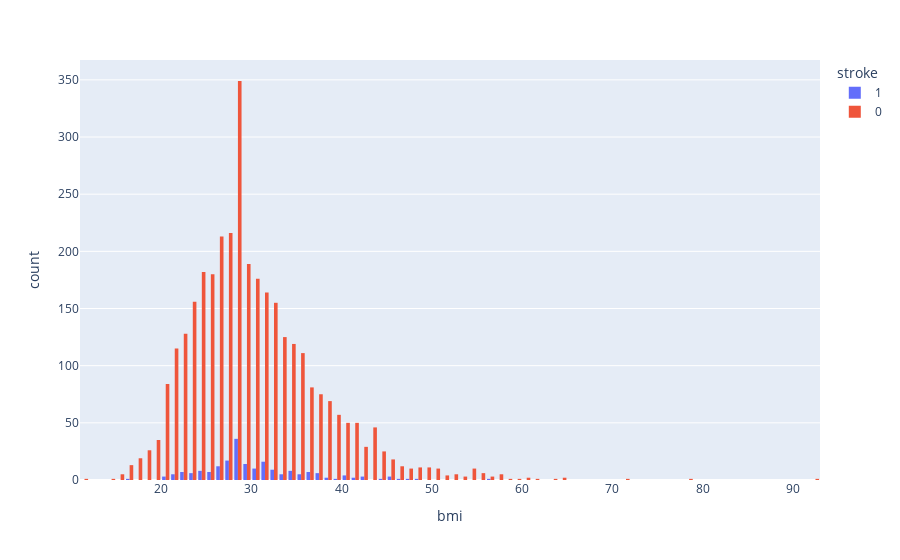

The notebook cell this image was saved under:
### Code cell
import plotly.express as px
fig_age = px.histogram(stroke_df, x='bmi', color='stroke', barmode='group')
fig_age.update_layout(bargap=0.2)
fig_age.show()

### Figure 1 — Plotly figure (JSON) as saved in the notebook; plotly's stock layout.template omitted (floating-point values rounded to 4 significant figures; data arrays with more than 128 entries replaced by an {"elided": "..."} marker saying what was removed)
{"data": [{"alignmentgroup": "True", "bingroup": "x", "hovertemplate": "stroke=1<br>bmi=%{x}<br>count=%{y}<extra></extra>", "legendgroup": "1", "marker": {"color": "#636efa", "pattern": {"shape": ""}}, "name": "1", "offsetgroup": "1", "orientation": "v", "showlegend": true, "type": "histogram", "x": {"elided": "202 float values"}, "xaxis": "x", "yaxis": "y"}, {"alignmentgroup": "True", "bingroup": "x", "hovertemplate": "stroke=0<br>bmi=%{x}<br>count=%{y}<extra></extra>", "legendgroup": "0", "marker": {"color": "#EF553B", "pattern": {"shape": ""}}, "name": "0", "offsetgroup": "0", "orientation": "v", "showlegend": true, "type": "histogram", "x": {"elided": "3363 float values"}, "xaxis": "x", "yaxis": "y"}], "layout": {"bargap": 0.2, "barmode": "group", "legend": {"title": {"text": "stroke"}, "tracegroupgap": 0}, "margin": {"t": 60}, "xaxis": {"anchor": "y", "domain": [0, 1], "title": {"text": "bmi"}}, "yaxis": {"anchor": "x", "domain": [0, 1], "title": {"text": "count"}}}}
